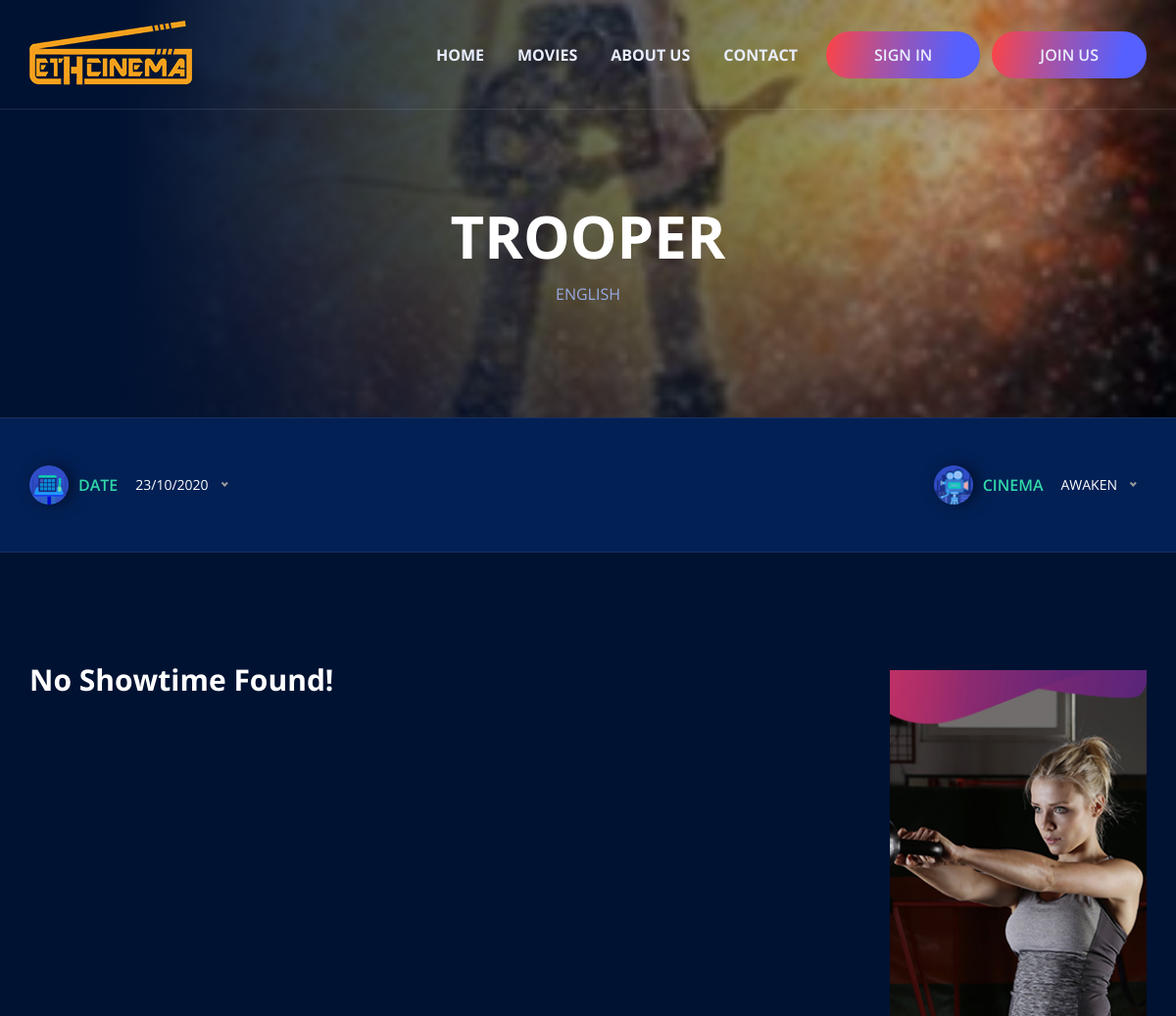
Before: /movie_ticket_plan/8 (upper part) with the older database file.
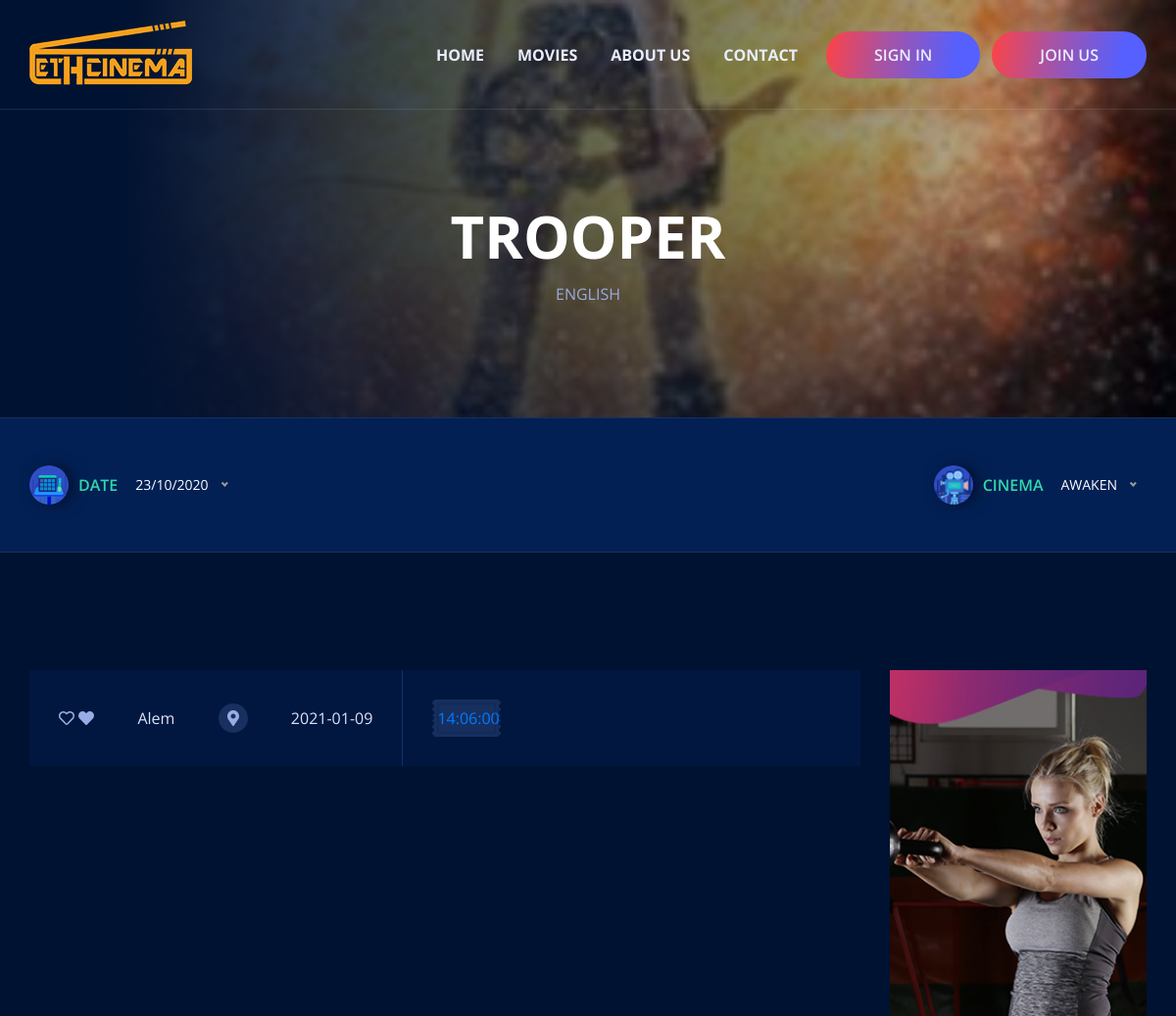
After: the same page with the newer database file.
### tables this page shows
CREATE TABLE `movie` (
  `movie_id` int(11) NOT NULL,
  `mov_name` varchar(255) NOT NULL,
  `mov_plot` text NOT NULL,
  `mov_gener` int(11) NOT NULL,
  `mov_ratting` int(11) NOT NULL,
  `mov_poster` text NOT NULL,
  `mov_trailor` varchar(255) NOT NULL,
  `mov_running_time` varchar(255) NOT NULL,
  `mov_realse_date` date NOT NULL,
  `mov_starring` varchar(255) NOT NULL,
  `mov_language` varchar(255) NOT NULL,
  `mov_synopsis` text NOT NULL
);

CREATE TABLE `showtime` (
  `show_id` int(11) NOT NULL,
  `mov_id` int(11) NOT NULL,
  `cinema_id` int(11) NOT NULL,
  `show_date` date NOT NULL,
  `show_time` time NOT NULL,
  `price` varchar(10) NOT NULL
);

CREATE TABLE `cinema` (
  `cinema_id` int(11) NOT NULL,
  `cinema_name` varchar(255) NOT NULL
);

### application/controllers/Publicpages.php (called while the page is built, shortened)
<?php
class Publicpages extends CI_Controller
{
    public function __construct()
    {
        $this->load->library('pdf');
    }
	public function movie_ticket_plan($id)
	{
		$data['movie_detail'] = $this->public_model->get_movie($id);
		$data['showtime_detail'] = $this->public_model->get_showtime_bymovieid($id);
		$this->load->view('templates/public_header');
		$this->load->view('publicpages/movie_ticket_plan', $data);
		$this->load->view('templates/public_footer');
	}
}

### index.php (called while the page is built, shortened)
<?php
require_once BASEPATH.'core/CodeIgniter.php';

### application/models/Public_model.php (called while the page is built, shortened)
<?php
class Public_model extends CI_Model
{
    public function get_movie($id = false, $limit = false, $offset = false)
    {
        $this->db->select('*');
        $this->db->from('movie');
        $this->db->join('geners', 'movie.mov_gener=gener_id');
        $this->db->join('ratings', 'movie.mov_ratting=rating_id');
        $this->db->where('movie_id', $id);
        $query = $this->db->get();
        return $query->row_array();
    }
    public function get_showtime_bymovieid($id = false)
    {
        $this->db->select('*');
        $this->db->from('showtime');
        $this->db->join('movie', 'movie.movie_id=showtime.mov_id');
        $this->db->join('cinema', 'cinema.cinema_id=showtime.cinema_id');
        $this->db->where('mov_id', $id);
        $query = $this->db->get();
        return $query->result_array();
    }
}

### application/views/publicpages/movie_ticket_plan.php (the view, shortened to what this page needs)
<section class="details-banner hero-area bg_img" data-background="<?php echo base_url() ?>assets/poster/<?= $movie_detail['mov_poster']; ?>">
    <div class="container">
        <div class="details-banner-wrapper">
            <div class="details-banner-content">
                <h3 class="title"><?= $movie_detail['mov_name']; ?></h3>
                <div class="tags">
                    <a href="#0"><?= $movie_detail['mov_language']; ?></a>
                </div>
            </div>
        </div>
    </div>
</section>
<section class="book-section bg-one">
    <div class="container">
        <form class="ticket-search-form two">
            <div class="form-group">
                <div class="thumb">
                    <img src="<?php echo base_url() ?>publicassets/images/ticket/date.png" alt="ticket">
                </div>
                <span class="type">date</span>
            </div>
            <div class="form-group">
                <div class="thumb">
                    <img src="<?php echo base_url() ?>publicassets/images/ticket/cinema.png" alt="ticket">
                </div>
                <span class="type">cinema</span>
            </div>
        </form>
    </div>
</section>
<div class="ticket-plan-section padding-bottom padding-top">
    <div class="container">
        <div class="row justify-content-center">
            <div class="col-lg-9 mb-5 mb-lg-0">
            <?php if(!empty($showtime_detail)){?>
                <ul class="seat-plan-wrapper bg-five">
                    <?php foreach ($showtime_detail as $shd) : ?>
                        <li>
                            <div class="movie-name">
                                <div class="icons">
                                    <i class="far fa-heart"></i>
                                    <i class="fas fa-heart"></i>
                                </div>
                                <?= $shd['cinema_name']; ?>
                                <div class="location-icon">
                                    <i class="fas fa-map-marker-alt"></i>
                                </div>
                                <?= $shd['show_date']; ?>
                            </div>
                            <div class="movie-schedule">
                                <div class="item">
                                <a href="<?php echo base_url(); ?>movie_seat_plan/<?= $shd['show_id'] ?>" class="name"> <?= $shd['show_time']; ?></a>
                                </div>
                            </div>
                        </li>
                    <?php endforeach; ?>
                </ul>
                <?php } else {
                    echo '<h4>No Showtime Found!</h4>';
                }?>
            </div>
            <div class="col-lg-3 col-md-6 col-sm-10">
                <div class="widget-1 widget-banner">
                    <div class="widget-1-body">
                        <a href="#0">
                            <img src="<?php echo base_url() ?>publicassets/images/sidebar/banner/banner03.jpg" alt="banner">
                        </a>
                    </div>
                </div>
            </div>
        </div>
    </div>
</div>

### application/views/templates/public_header.php (shortened to what this page needs)
<!DOCTYPE html>
<html lang="en">
<head>
    <link rel="stylesheet" href="<?php echo base_url() ?>publicassets/css/bootstrap.min.css">
    <link rel="stylesheet" href="<?php echo base_url() ?>publicassets/css/all.min.css">
    <link rel="stylesheet" href="<?php echo base_url() ?>publicassets/css/all.css">
    <link rel="stylesheet" href="<?php echo base_url() ?>publicassets/css/animate.css">
    <link rel="stylesheet" href="<?php echo base_url() ?>publicassets/css/flaticon.css">
    <link rel="stylesheet" href="<?php echo base_url() ?>publicassets/css/magnific-popup.css">
    <link rel="stylesheet" href="<?php echo base_url() ?>publicassets/css/odometer.css">
    <link rel="stylesheet" href="<?php echo base_url() ?>publicassets/css/owl.carousel.min.css">
    <link rel="stylesheet" href="<?php echo base_url() ?>publicassets/css/owl.theme.default.min.css">
    <link rel="stylesheet" href="<?php echo base_url() ?>publicassets/css/nice-select.css">
    <link rel="stylesheet" href="<?php echo base_url() ?>publicassets/css/jquery.animatedheadline.css">
    <link rel="stylesheet" href="<?php echo base_url() ?>publicassets/css/main.css">
</head>
<body>
    <header class="header-section">
        <div class="container">
            <div class="header-wrapper">
                <div class="logo">
                    <a href="<?php echo base_url() ?>publicpages">
                        <img src="<?php echo base_url() ?>publicassets/images/logo/logo.png" alt="logo">
                    </a>
                </div>
                <ul class="menu">
                    <li>
                        <a href="<?php echo base_url() ?>home" <?php if ($this->uri->segment(1) === 'home') {
                                                                            echo 'class="active"';
                                                                        } ?>>Home</a>
                    </li>
                    <li>
                        <a href="<?php echo base_url() ?>movie" <?php if ($this->uri->segment(1) === 'movie') {
                                                                                echo 'class="active"';
                                                                            } ?>>movies</a>
                    </li>
                    <li>
                        <a href="<?php echo base_url() ?>about" <?php if ($this->uri->segment(1) === 'about') {
                                                                                echo 'class="active"';
                                                                            } ?>>About Us</a>
                    </li>
                    <li>
                        <a href="<?php echo base_url() ?>contact" <?php if ($this->uri->segment(1) === 'contact') {
                                                                                    echo 'class="active"';
                                                                                } ?>>contact</a>
                    </li>
                    <?php if ($this->session->tempdata('logged_in') == true) : ?>
                        <li class="header-button pr-0">
                            <a href="<?php echo base_url() ?>customer_logout">Logout</a>
                        </li>
                        <li>
                            <p class="subtitle"></p>
                        </li>
                        <li>
                        <a href="<?php echo base_url() ?>profile">Welcome <?= $this->session->tempdata('username'); ?></a>
                        </li>
                    <?php else : ?>
                        <li class="header-button pr-0">
                            <a href="<?php echo base_url() ?>customer_signin">Sign In</a>
                        </li>
                        <li class="header-button pr-0">
                            <a href="<?php echo base_url() ?>customer_signup">join us</a>
                        </li>
                    <?Php endif; ?>
                </ul>
            </div>
        </div>
    </header>

### application/views/templates/public_footer.php (shortened to what this page needs)
</body>
</html>

### publicassets/css/all.css (style rules this page uses)
.fa-heart:before { content: "\f004"; }
.fa-map-marker-alt:before { content: "\f3c5"; }

Changed rows visible on the page:
added showtime: cinema.cinema_name "Alem", show_date "2021-01-09", show_time "14:06:00"
Other visible differences:
text no longer shown: "No Showtime Found!"
